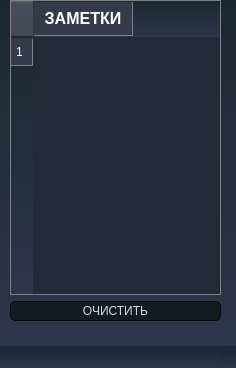
<?xml version="1.0" encoding="UTF-8"?>
<ui version="4.0">
 <class>LinesWindow</class>
 <widget class="QMainWindow" name="LinesWindow">
  <property name="geometry">
   <rect>
    <x>0</x>
    <y>0</y>
    <width>236</width>
    <height>368</height>
   </rect>
  </property>
  <property name="windowTitle">
   <string>MainWindow</string>
  </property>
  <property name="styleSheet">
   <string notr="true">
/*-----QWidget-----*/
QWidget
{
	background-color: qlineargradient(spread:repeat, x1:1, y1:0, x2:1, y2:1, stop:0 rgba(27, 39, 50, 255),stop:1 rgba(47, 53, 74, 255));
	color: #000000;

}


/*-----QLabel-----*/
QLabel
{
	background-color: transparent;
	color: #c2c7d5;
	font-size: 18px;

}


/*-----QPushButton-----*/
QToolButton {
	border-style: solid;
	border-top-color: qlineargradient(spread:pad, x1:0.5, y1:1, x2:0.5, y2:0, stop:0 rgb(215, 215, 215), stop:1 rgb(222, 222, 222));
	border-right-color: qlineargradient(spread:pad, x1:0, y1:0.5, x2:1, y2:0.5, stop:0 rgb(217, 217, 217), stop:1 rgb(227, 227, 227));
	border-left-color: qlineargradient(spread:pad, x1:0, y1:0.5, x2:1, y2:0.5, stop:0 rgb(227, 227, 227), stop:1 rgb(217, 217, 217));
	border-bottom-color: qlineargradient(spread:pad, x1:0.5, y1:1, x2:0.5, y2:0, stop:0 rgb(215, 215, 215), stop:1 rgb(222, 222, 222));
	border-width: 1px;
	border-radius: 5px;
	color: #d3dae3;
	padding: 2px;
	background-color: rgb(255,255,255);
}
QToolButton:hover{
	border-style: solid;
	border-top-color: qlineargradient(spread:pad, x1:0.5, y1:1, x2:0.5, y2:0, stop:0 rgb(195, 195, 195), stop:1 rgb(222, 222, 222));
	border-right-color: qlineargradient(spread:pad, x1:0, y1:0.5, x2:1, y2:0.5, stop:0 rgb(197, 197, 197), stop:1 rgb(227, 227, 227));
	border-left-color: qlineargradient(spread:pad, x1:0, y1:0.5, x2:1, y2:0.5, stop:0 rgb(227, 227, 227), stop:1 rgb(197, 197, 197));
	border-bottom-color: qlineargradient(spread:pad, x1:0.5, y1:1, x2:0.5, y2:0, stop:0 rgb(195, 195, 195), stop:1 rgb(222, 222, 222));
	border-width: 1px;
	border-radius: 5px;
	color: rgb(0,0,0);
	padding: 2px;
	background-color: rgb(255,255,255);
}
QToolButton:pressed{
	border-style: solid;
	border-top-color: qlineargradient(spread:pad, x1:0.5, y1:1, x2:0.5, y2:0, stop:0 rgb(215, 215, 215), stop:1 rgb(222, 222, 222));
	border-right-color: qlineargradient(spread:pad, x1:0, y1:0.5, x2:1, y2:0.5, stop:0 rgb(217, 217, 217), stop:1 rgb(227, 227, 227));
	border-left-color: qlineargradient(spread:pad, x1:0, y1:0.5, x2:1, y2:0.5, stop:0 rgb(227, 227, 227), stop:1 rgb(217, 217, 217));
	border-bottom-color: qlineargradient(spread:pad, x1:0.5, y1:1, x2:0.5, y2:0, stop:0 rgb(215, 215, 215), stop:1 rgb(222, 222, 222));
	border-width: 1px;
	border-radius: 5px;
	color: rgb(0,0,0);
	padding: 2px;
	background-color: rgb(142,142,142);
}
QPushButton{
	border-style: solid;
	border-color: #050a0e;
	border-width: 1px;
	border-radius: 5px;
	color: #d3dae3;
	padding: 2px;
	background-color: #151a1e;
}
QPushButton::default{
	border-style: solid;
	border-color: #050a0e;
	border-width: 1px;
	border-radius: 5px;
	color: #FFFFFF;
	padding: 2px;
	background-color: #151a1e;;
}
QPushButton:hover{
	border-style: solid;
	border-color: #050a0e;
	border-width: 1px;
	border-radius: 5px;
	color: #d3dae3;
	padding: 2px;
	background-color: #1c1f1f;
}
QPushButton:pressed{
	border-style: solid;
	border-color: #050a0e;
	border-width: 1px;
	border-radius: 5px;
	color: #d3dae3;
	padding: 2px;
	background-color: #2c2f2f;
}
QPushButton:disabled{
	border-style: solid;
	border-top-color: qlineargradient(spread:pad, x1:0.5, y1:1, x2:0.5, y2:0, stop:0 rgb(215, 215, 215), stop:1 rgb(222, 222, 222));
	border-right-color: qlineargradient(spread:pad, x1:0, y1:0.5, x2:1, y2:0.5, stop:0 rgb(217, 217, 217), stop:1 rgb(227, 227, 227));
	border-left-color: qlineargradient(spread:pad, x1:0, y1:0.5, x2:1, y2:0.5, stop:0 rgb(227, 227, 227), stop:1 rgb(217, 217, 217));
	border-bottom-color: qlineargradient(spread:pad, x1:0.5, y1:1, x2:0.5, y2:0, stop:0 rgb(215, 215, 215), stop:1 rgb(222, 222, 222));
	border-width: 1px;
	border-radius: 5px;
	color: #808086;
	padding: 2px;
	background-color: rgb(142,142,142);
}


/*-----QCheckBox-----*/
QCheckBox
{
	background-color: transparent;
	color: #fff;
	font-size: 10px;
	font-weight: bold;
	border: none;
	border-radius: 5px;

}


/*-----QCheckBox-----*/
QCheckBox::indicator
{
    color: #b1b1b1;
    background-color: #323232;
    border: 1px solid darkgray;
    width: 12px;
    height: 12px;

}


QCheckBox::indicator:checked
{
    image:url(&quot;./ressources/check.png&quot;);
	background-color: qlineargradient(spread:pad, x1:0, y1:0.511, x2:1, y2:0.511, stop:0 rgba(0, 172, 149, 255),stop:0.995192 rgba(54, 197, 177, 255));;
    border: 1px solid #607cff;

}


QCheckBox::indicator:unchecked:hover
{
    border: 1px solid #08b099;

}


QCheckBox::disabled
{
	color: #656565;

}


QCheckBox::indicator:disabled
{
	background-color: #656565;
	color: #656565;
    border: 1px solid #656565;

}


/*-----QLineEdit-----*/
QLineEdit
{
	background-color: #c2c7d5;
	color: #000;
	font-weight: bold;
	border: none;
	border-radius: 2px;
	padding: 3px;

}


/*-----QListView-----*/
QListView
{
	background-color: qlineargradient(spread:pad, x1:1, y1:0, x2:1, y2:1, stop:0 rgba(50, 61, 80, 255),stop:1 rgba(44, 49, 69, 255));
	color: #fff;
	font-size: 12px;
	font-weight: bold;
	border: 1px solid #191919;
	show-decoration-selected: 0;

}


QListView::item
{
	color: #31cecb;
	background-color: #454e5e;
	border: none;
	padding: 5px;
	border-radius: 0px;
	padding-left : 10px;
	height: 42px;

}

QListView::item:selected
{
	color: #31cecb;
	background-color: #454e5e;

}


QListView::item:!selected
{
	color:white;
	background-color: transparent;
	border: none;
	padding-left : 10px;

}


QListView::item:!selected:hover
{
	color: #bbbcba;
	background-color: #454e5e;
	border: none;
	padding-left : 10px;

}


/*-----QTreeView-----*/
QTreeView 
{
	background-color: #232939;
	show-decoration-selected: 0;
	color: #c2c8d7;

}


QTreeView::item 
{
	border-top-color: transparent;
	border-bottom-color: transparent;

}


QTreeView::item:hover 
{
	background-color: #606060;
	color: #fff;

}


QTreeView::item:selected 
{
	background-color: #0ab19a;
	color: #fff;

}


QTreeView::item:selected:active
{
	background-color: #0ab19a;
	color: #fff;

}


QTreeView::branch:has-children:!has-siblings:closed,
QTreeView::branch:closed:has-children:has-siblings 
{
	image: url(://tree-closed.png);

}

QTreeView::branch:open:has-children:!has-siblings,
QTreeView::branch:open:has-children:has-siblings  
{
	image: url(://tree-open.png);

}


/*-----QTableView &amp; QTableWidget-----*/
QTableView
{
    background-color: #232939;
	border: 1px solid gray;
    color: #f0f0f0;
    gridline-color: #232939;
    outline : 0;

}


QTableView::disabled
{
    background-color: #242526;
    border: 1px solid #32414B;
    color: #656565;
    gridline-color: #656565;
    outline : 0;

}


QTableView::item:hover 
{
    background-color: #606060;
    color: #f0f0f0;

}


QTableView::item:selected 
{
	background-color: #0ab19a;
    color: #F0F0F0;

}


QTableView::item:selected:disabled
{
    background-color: #1a1b1c;
    border: 2px solid #525251;
    color: #656565;

}


QTableCornerButton::section
{
	background-color: #343a49;
    color: #fff;

}


QHeaderView::section
{
	color: #fff;
	border-top: 0px;
	border-bottom: 1px solid gray;
	border-right: 1px solid gray;
	background-color: #343a49;
    margin-top:1px;
	margin-bottom:1px;
	padding: 5px;

}


QHeaderView::section:disabled
{
    background-color: #525251;
    color: #656565;

}


QHeaderView::section:checked
{
    color: #fff;
    background-color: #0ab19a;

}


QHeaderView::section:checked:disabled
{
    color: #656565;
    background-color: #525251;

}


QHeaderView::section::vertical::first,
QHeaderView::section::vertical::only-one
{
    border-top: 1px solid #353635;

}


QHeaderView::section::vertical
{
    border-top: 1px solid #353635;

}


QHeaderView::section::horizontal::first,
QHeaderView::section::horizontal::only-one
{
    border-left: 1px solid #353635;

}


QHeaderView::section::horizontal
{
    border-left: 1px solid #353635;

}


/*-----QScrollBar-----*/
QScrollBar:horizontal 
{
    background-color: transparent;
    height: 8px;
    margin: 0px;
    padding: 0px;

}


QScrollBar::handle:horizontal 
{
    border: none;
	min-width: 100px;
    background-color: #56576c;

}


QScrollBar::add-line:horizontal, 
QScrollBar::sub-line:horizontal,
QScrollBar::add-page:horizontal, 
QScrollBar::sub-page:horizontal 
{
    width: 0px;
    background-color: transparent;

}


QScrollBar:vertical 
{
    background-color: transparent;
    width: 8px;
    margin: 0;

}


QScrollBar::handle:vertical 
{
    border: none;
	min-height: 100px;
    background-color: #56576c;

}


QScrollBar::add-line:vertical, 
QScrollBar::sub-line:vertical,
QScrollBar::add-page:vertical, 
QScrollBar::sub-page:vertical 
{
    height: 0px;
    background-color: transparent;

}
</string>
  </property>
  <widget class="QWidget" name="centralwidget">
   <widget class="QWidget" name="verticalLayoutWidget">
    <property name="geometry">
     <rect>
      <x>10</x>
      <y>0</y>
      <width>211</width>
      <height>321</height>
     </rect>
    </property>
    <layout class="QVBoxLayout" name="verticalLayout">
     <item>
      <widget class="QTableWidget" name="table">
       <row>
        <property name="text">
         <string>1</string>
        </property>
       </row>
       <column>
        <property name="text">
         <string>ЗАМЕТКИ</string>
        </property>
        <property name="font">
         <font>
          <pointsize>12</pointsize>
          <weight>75</weight>
          <bold>true</bold>
          <stylestrategy>PreferDefault</stylestrategy>
         </font>
        </property>
       </column>
       <item row="0" column="0">
        <property name="text">
         <string/>
        </property>
        <property name="font">
         <font>
          <pointsize>8</pointsize>
          <weight>50</weight>
          <bold>false</bold>
         </font>
        </property>
       </item>
      </widget>
     </item>
     <item>
      <widget class="QPushButton" name="clear_button">
       <property name="text">
        <string>ОЧИСТИТЬ</string>
       </property>
      </widget>
     </item>
    </layout>
   </widget>
  </widget>
  <widget class="QMenuBar" name="menubar">
   <property name="geometry">
    <rect>
     <x>0</x>
     <y>0</y>
     <width>236</width>
     <height>21</height>
    </rect>
   </property>
  </widget>
  <widget class="QStatusBar" name="statusbar"/>
 </widget>
 <resources/>
 <connections/>
</ui>
